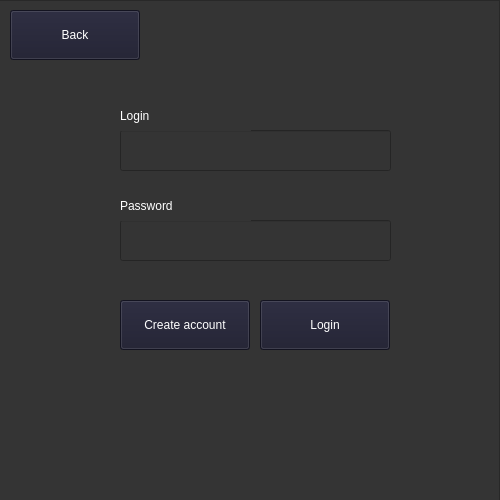
<?xml version="1.0" encoding="UTF-8"?>
<ui version="4.0">
 <class>MainWindow</class>
 <widget class="QMainWindow" name="MainWindow">
  <property name="geometry">
   <rect>
    <x>0</x>
    <y>0</y>
    <width>500</width>
    <height>500</height>
   </rect>
  </property>
  <property name="windowTitle">
   <string>MainWindow</string>
  </property>
  <widget class="QWidget" name="centralwidget">
   <widget class="QFrame" name="bg">
    <property name="geometry">
     <rect>
      <x>-10</x>
      <y>0</y>
      <width>510</width>
      <height>510</height>
     </rect>
    </property>
    <property name="styleSheet">
     <string notr="true">background-color: rgb(52, 52, 52)</string>
    </property>
    <property name="frameShape">
     <enum>QFrame::StyledPanel</enum>
    </property>
    <property name="frameShadow">
     <enum>QFrame::Raised</enum>
    </property>
    <widget class="QPushButton" name="back_btn">
     <property name="geometry">
      <rect>
       <x>20</x>
       <y>10</y>
       <width>130</width>
       <height>50</height>
      </rect>
     </property>
     <property name="styleSheet">
      <string notr="true">color: rgb(255, 255, 255); font: 63 11pt &quot;Segoe UI Variable Display Semib&quot;;background-color: rgb(27, 27, 45)</string>
     </property>
     <property name="text">
      <string>Back</string>
     </property>
    </widget>
    <widget class="QLineEdit" name="login_input">
     <property name="geometry">
      <rect>
       <x>130</x>
       <y>130</y>
       <width>271</width>
       <height>41</height>
      </rect>
     </property>
     <property name="font">
      <font>
       <family>Segoe UI Variable Display Semib</family>
      </font>
     </property>
    </widget>
    <widget class="QLineEdit" name="pass_input">
     <property name="geometry">
      <rect>
       <x>130</x>
       <y>220</y>
       <width>271</width>
       <height>41</height>
      </rect>
     </property>
     <property name="font">
      <font>
       <family>Segoe UI Variable Display Semib</family>
      </font>
     </property>
     <property name="inputMethodHints">
      <set>Qt::ImhSensitiveData</set>
     </property>
     <property name="text">
      <string/>
     </property>
    </widget>
    <widget class="QLabel" name="login_lbl">
     <property name="geometry">
      <rect>
       <x>130</x>
       <y>100</y>
       <width>131</width>
       <height>31</height>
      </rect>
     </property>
     <property name="styleSheet">
      <string notr="true">color: rgb(255, 255, 255); font: 63 11pt &quot;Segoe UI Variable Display Semib&quot;</string>
     </property>
     <property name="text">
      <string>Login</string>
     </property>
    </widget>
    <widget class="QLabel" name="pass_label">
     <property name="geometry">
      <rect>
       <x>130</x>
       <y>190</y>
       <width>131</width>
       <height>31</height>
      </rect>
     </property>
     <property name="styleSheet">
      <string notr="true">color: rgb(255, 255, 255); font: 63 11pt &quot;Segoe UI Variable Display Semib&quot;</string>
     </property>
     <property name="text">
      <string>Password</string>
     </property>
    </widget>
    <widget class="QPushButton" name="login_btn">
     <property name="geometry">
      <rect>
       <x>270</x>
       <y>300</y>
       <width>130</width>
       <height>50</height>
      </rect>
     </property>
     <property name="styleSheet">
      <string notr="true">color: rgb(255, 255, 255); font: 63 11pt &quot;Segoe UI Variable Display Semib&quot;;background-color: rgb(27, 27, 45)</string>
     </property>
     <property name="text">
      <string>Login</string>
     </property>
    </widget>
    <widget class="QPushButton" name="create_btn">
     <property name="geometry">
      <rect>
       <x>130</x>
       <y>300</y>
       <width>130</width>
       <height>50</height>
      </rect>
     </property>
     <property name="styleSheet">
      <string notr="true">color: rgb(255, 255, 255); font: 63 11pt &quot;Segoe UI Variable Display Semib&quot;;background-color: rgb(27, 27, 45)</string>
     </property>
     <property name="text">
      <string>Create account</string>
     </property>
    </widget>
    <widget class="QLabel" name="label">
     <property name="geometry">
      <rect>
       <x>130</x>
       <y>270</y>
       <width>271</width>
       <height>21</height>
      </rect>
     </property>
     <property name="font">
      <font>
       <family>Segoe UI Variable Display Semib</family>
      </font>
     </property>
     <property name="text">
      <string/>
     </property>
    </widget>
   </widget>
  </widget>
 </widget>
 <resources/>
 <connections/>
</ui>
